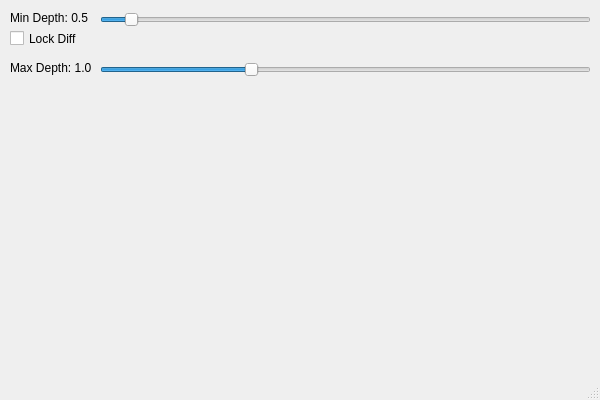
<?xml version="1.0" encoding="UTF-8"?>
<ui version="4.0">
 <author>Mario Pinto</author>
 <class>Preferences</class>
 <widget class="QMainWindow" name="Preferences">
  <property name="geometry">
   <rect>
    <x>0</x>
    <y>0</y>
    <width>600</width>
    <height>400</height>
   </rect>
  </property>
  <property name="windowTitle">
   <string>Preferences GUI</string>
  </property>
  <widget class="QWidget" name="centralwidget">
   <widget class="QLabel" name="preferences_label_min_depth">
    <property name="geometry">
     <rect>
      <x>10</x>
      <y>10</y>
      <width>121</width>
      <height>16</height>
     </rect>
    </property>
    <property name="text">
     <string>Min Depth: 0.5</string>
    </property>
   </widget>
   <widget class="QLabel" name="preferences_label_max_depth">
    <property name="geometry">
     <rect>
      <x>10</x>
      <y>60</y>
      <width>111</width>
      <height>16</height>
     </rect>
    </property>
    <property name="text">
     <string>Max Depth: 1.0</string>
    </property>
   </widget>
   <widget class="QSlider" name="preferences_slider_min_depth">
    <property name="geometry">
     <rect>
      <x>100</x>
      <y>10</y>
      <width>491</width>
      <height>20</height>
     </rect>
    </property>
    <property name="value">
     <number>5</number>
    </property>
    <property name="orientation">
     <enum>Qt::Horizontal</enum>
    </property>
   </widget>
   <widget class="QCheckBox" name="preferences_check_box_diff">
    <property name="geometry">
     <rect>
      <x>10</x>
      <y>30</y>
      <width>70</width>
      <height>17</height>
     </rect>
    </property>
    <property name="layoutDirection">
     <enum>Qt::LeftToRight</enum>
    </property>
    <property name="text">
     <string>Lock Diff</string>
    </property>
   </widget>
   <widget class="QSlider" name="preferences_slider_max_depth">
    <property name="geometry">
     <rect>
      <x>100</x>
      <y>60</y>
      <width>491</width>
      <height>20</height>
     </rect>
    </property>
    <property name="value">
     <number>30</number>
    </property>
    <property name="orientation">
     <enum>Qt::Horizontal</enum>
    </property>
   </widget>
  </widget>
  <widget class="QMenuBar" name="menubar">
   <property name="geometry">
    <rect>
     <x>0</x>
     <y>0</y>
     <width>600</width>
     <height>21</height>
    </rect>
   </property>
  </widget>
  <widget class="QStatusBar" name="statusbar"/>
 </widget>
 <resources/>
 <connections/>
</ui>
